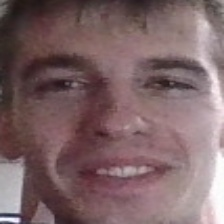
#> input picture backend/scripts/face_recognition/data/1.jpeg, 224 x 224 px
$ python preprocess_faces.py data
#> lines starting #> are read from the running program, lines starting #| are printed output that depends on the picture
import cv2 as cv
import numpy as np
import os
import sys

input_folder = sys.argv[1]
os.makedirs(input_folder, exist_ok=True)

def preprocess_image(image):
    denoised = cv.GaussianBlur(image, (5, 5), 0)
    ycrcb = cv.cvtColor(denoised, cv.COLOR_BGR2YCrCb)
    y_channel = ycrcb[:, :, 0]
    y_normalized = cv.normalize(y_channel, None, 0, 255, cv.NORM_MINMAX)
    return y_normalized

for file in os.listdir(input_folder):
    if file.lower().endswith(('.jpg', '.jpeg', '.png')):
        input_path = os.path.join(input_folder, file)
        image = cv.imread(input_path)
#> image is the input picture: shape (224, 224, 3); mean B, G, R 102.3, 100, 124.9

        if image is None:
            print(f"Napaka pri branju slike: {file}")
            continue

        processed = preprocess_image(image)
#> in preprocess_image, `ycrcb = cv.cvtColor(denoised, cv.COLOR_BGR2YCrCb)`: ycrcb: shape (224, 224, 3); mean of channels 0, 1, 2 107.8, 140.3, 124.9
#> in preprocess_image, `y_channel = ycrcb[:, :, 0]`:
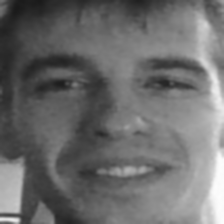
#> y_channel: shape (224, 224); min 26, max 253, mean 107.8
#> in preprocess_image, `y_normalized = cv.normalize(y_channel, None, 0, 255, cv.NORM_MINMAX)`:
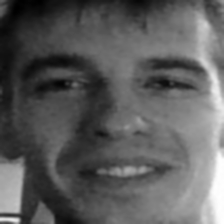
#> y_normalized: shape (224, 224); min 0, max 255, mean 91.8

        filename = os.path.splitext(file)[0]
        save_path = os.path.join(input_folder, f"{filename}_preprocessed.png")
        cv.imwrite(save_path, processed)
#> pass 2 of the loop `for file in os.listdir(input_folder):`:
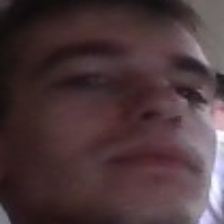
#> input picture backend/scripts/face_recognition/data/10.jpeg, 224 x 224 px
#> image is the input picture: shape (224, 224, 3); mean B, G, R 58.9, 55.6, 75.8
#> ycrcb: shape (224, 224, 3); mean of channels 0, 1, 2 62, 137.8, 126.2
#> in preprocess_image (call 2), `y_channel = ycrcb[:, :, 0]`:
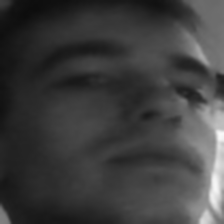
#> y_channel: shape (224, 224); min 13, max 249, mean 62

print("Vse slike so bile uspešno predelane.")
